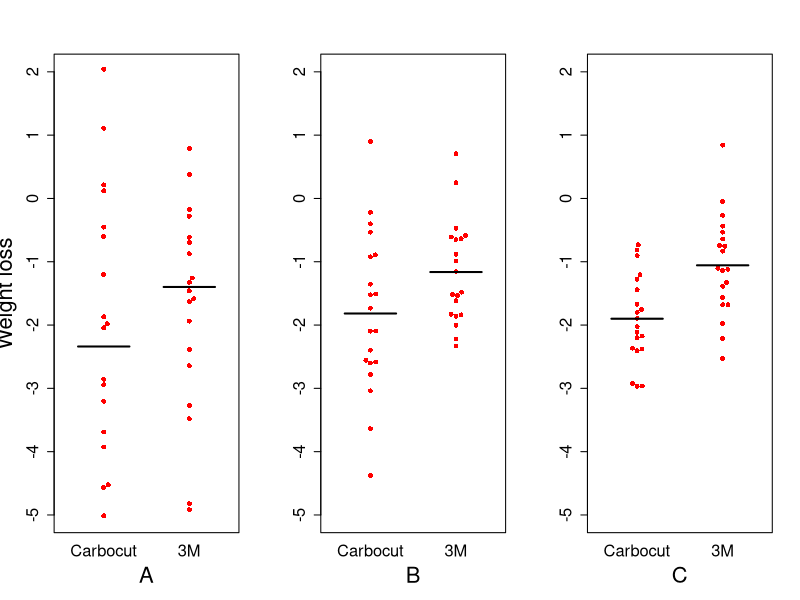
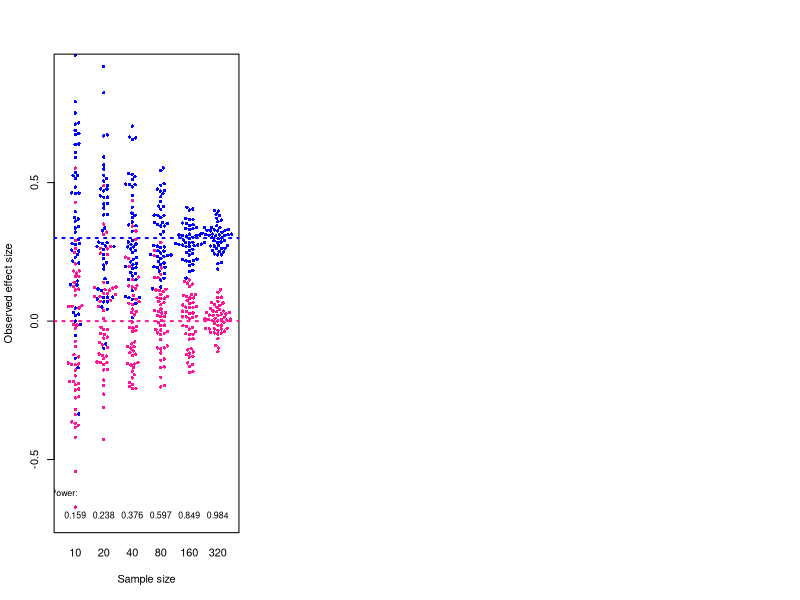
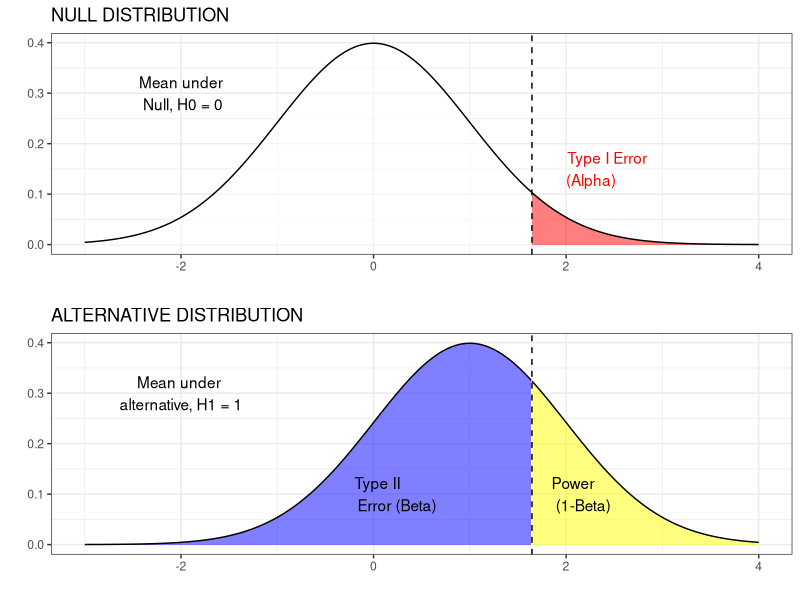
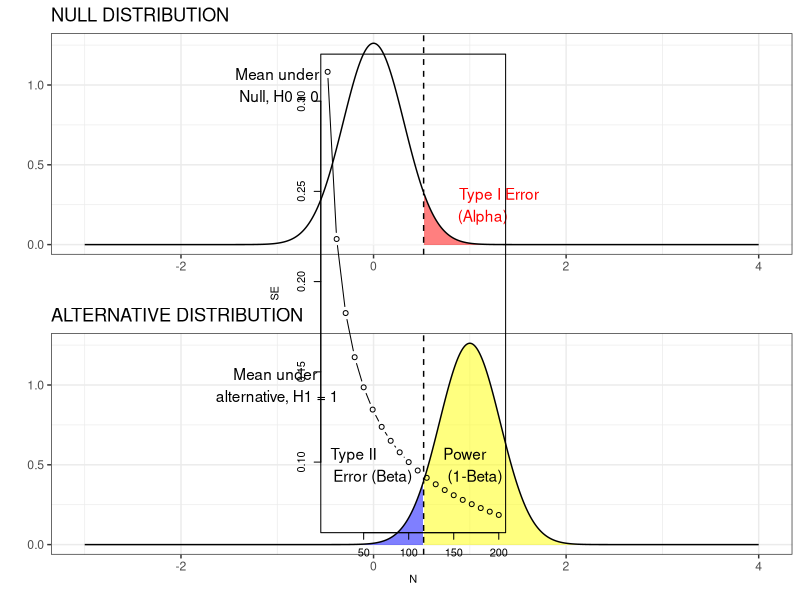

Reproduce these figures in R, in order.
## ---- chunk 1
list_of_packages<-c("tidyverse","kableExtra","knitr","MASS")
new.packages <- list_of_packages[!(list_of_packages %in% installed.packages()[,"Package"])]
if(length(new.packages))install.packages(new.packages,dependencies = TRUE)

library(tidyverse)
library(kableExtra)
library(knitr)
library(MASS)
library(dplyr)

## ---- chunk 2
library(beeswarm) #nice plotting package
library(doBy)
set.seed(8) #to ensure same values generated on each run - change to any other number for different results

#create a set of values to simulate for true group differences in SD units
truediff<-c(.1,.75,1.25) #here we have 3 values; c stands for cocatenate so we get 3 values
#in a vector; we can refer to them as truediff[1], truediff[2] and truediff[3]
truelabel<-c('A','B','C') #to label the plots for each run

ndiffs<-length(truediff)

par(mfrow=c(1,3))

myn<-20 #N per group
myES <- NA
for (i in 1:ndiffs){
  thisdiff<-truediff[i]
mynum <- rnorm(myn*2)
mynum[1:myn]<-mynum[1:myn]-thisdiff  #add truediff value to group 1 scores

#scale so that variances differ rather than means
mynum<-(-2)*mynum/(i)-2 #just divide by 1, 2 or 3, after switching polarity and multiplying by 2 (to make it more compatible with the example)

mygp<-c(rep(2,myn),rep(1,myn))#generate group IDs for equal sized groups 1 and 2
mydat<-data.frame(cbind(mygp,mynum)) #stick it all together in a dataframe
#mydat #uncomment this to look at the dataframe if you like

#Show the plot with the stats
myylab<-''
if (i==1){myylab<-'Weight loss'}
mydat$mygp<-as.factor(mydat$mygp)
levels(mydat$mygp)<-c('Carbocut','3M')

beeswarm(mynum~mygp , data = mydat,xlab=truelabel[i],ylab=myylab,
         col='red',pch=16,ylim=c(-5,2),cex.axis=1.5,cex.lab=2)
segments(x0 = 0.7, x1 = 1.3,
         y0 = mean(mydat$mynum[21:40]), 
         lty = 1, lwd = 2,col='black')
segments(x0 = 1.7, x1 = 2.3,
         y0 = mean(mydat$mynum[1:20]), 
         lty = 1, lwd = 2,col='black')
myES[i]<-(mean(mydat$mynum[21:40])-mean(mydat$mynum[1:20]))/mean(sd(mydat$mynum[1:20]),sd(mydat$mynum[21:40]))

}



## ---- chunk 3
#Plot taken from Law of Small numbers paper: needs formatting etc - possibly redoing in ggplot. For now, I have just read in the saved version. 
nsub <- 100 #set to size of largest group 
numrange<-c(10,20,40,80,160,320)
nset <- length(numrange)
sampledat<-data.frame(matrix(NA,nrow=nsub,ncol=nset)) #dummy frame to hold simulated data on nsub cases and nset columns
#prepare plot

ES<-.3

Nsample<-50

for (n in numrange){
  sampledat <- data.frame(matrix(NA,Nsample*2,3))
  colnames(sampledat)<-c('N','mean','ES')
  sampledat$N<-n
  thisrow<-0
  for(es in c(0,ES)){
    for (ns in 1:Nsample){
      thisrow<-thisrow+1
      sampledat$mean[thisrow] <- mean(rnorm(n,es,1))
      sampledat$ES[thisrow]<-es
    }
  }
  
  if(n==numrange[1]){ alldat<-sampledat}
  if(n>numrange[1]){alldat<-rbind(alldat,sampledat)} #bolt on next sample size in long format
}


#specify pink colour for control group, and blue for experimental group
alldat$colour <- 'deeppink'
w <- which(alldat$ES==ES)
alldat$colour[w]<-'blue'

beeswarm(alldat$mean~alldat$N,pwcol=alldat$colour,cex=.7,pch=16,xlab='Sample size',ylab='Observed effect size',ylim=c(-.7,.9))
abline(h=ES,lty=3,lwd=2,col='blue')
abline(h=0,lty=3,lwd=2,col='deeppink')
text(.6,-.62,'Power:',cex=.8)
for (samplesize in 1:6){
  mypower <-  power.t.test(n = numrange[samplesize], delta = ES, sd = 1, sig.level = 0.05,
                           type = c("two.sample"),
                           alternative = c("one.sided"))
  text((samplesize),-.7,round(mypower$power,3),cex=.8)
}

## ---- chunk 4
options(kableExtra.html.bsTable = T)
mymat<-matrix(NA,nrow=2,ncol=3)

mymat[,1]<-c("Reject Null hypothesis","Accept Null Hypothesis")

mymat[,2]<-c("True Positive","False Negative \n (Type II error)")
mymat[,3]<-c("False Positive \n (Type I error)","True Negative")

mymat<-as.data.frame(mymat)
names(mymat)<-c("","Intervention effective","Intervention ineffective")

knitr::kable(mymat,escape = F, align = "c", booktabs = T, caption = 'Outcomes of hypothesis test') %>%
  kable_styling(c("striped", "bordered"), latex_options = "striped", full_width = F) %>%
  column_spec(1:1, bold = T) %>%
  column_spec(1:3,width = "9em") %>%
  add_header_above(c(" ","Ground truth" = 2))
## ---- chunk 5
#https://stats.stackexchange.com/questions/14140/how-to-best-display-graphically-type-ii-beta-error-power-and-sample-size

#TeachingDemos package in R for inspiration.

library(magrittr)
library(ggplot2)
library(ggpubr)

mha <- 1  # mean under the alternative
z <- qnorm(1-0.05,0,1/sqrt(1))   
n <- 1
x <- seq(-3, 4, length=1000)
dh0 <- dnorm(x, 0, 1/sqrt(n))
dh1 <- dnorm(x, mha, 1/sqrt(n))
mydata<-data.frame(x,dh0,dh1) %>% mutate(area = x >= z)


p1<-ggplot(data = mydata, aes(x = x, ymin = 0, ymax = dh0, fill = area)) +
  geom_ribbon(alpha=0.5) +
  geom_line(aes(y = dh0)) +
  geom_vline(xintercept = z, linetype = 'dashed') +
  theme_bw()+ylab("") +theme(legend.title = element_blank(),legend.text = element_text(c("Alpha","")))+ scale_fill_manual(labels = c("","Alpha"),values=c("white","red"))+
  annotate(geom = 'text', x = z+0.2, y = 0.15, colour="red", label = 'Type I Error\n (Alpha)', hjust = -0.2)+annotate(geom = 'text', x = -2, y = 0.3, label = 'Mean under\n Null, H0 = 0')+xlab("")+theme(legend.position = "none")+ggtitle("NULL DISTRIBUTION")

p2<-ggplot(data = mydata, aes(x = x, ymin = 0, ymax = dh1, fill = area)) +
  geom_ribbon(alpha=0.5) +
  geom_line(aes(y = dh1)) +
  geom_vline(xintercept = z, linetype = 'dashed') +
  theme_bw()+ylab("") +theme(legend.title = element_blank(),legend.text = element_text(c("Power","Type II (Beta)")))+ scale_fill_manual(labels = c("Type II (Beta)","Power"),values=c("Blue","yellow"))+
  annotate(geom = 'text', x = -0.25, y = 0.1, label = 'Type II \nError (Beta)', hjust = -0.1) +
  annotate(geom = 'text', x = z+0.2, y = 0.1, label = 'Power\n (1-Beta)', hjust = -0.01)+
  annotate(geom = 'text', x = -2, y = 0.3, label = 'Mean under \nalternative, H1 = 1')+xlab("")+theme(legend.position = "none")+ggtitle("ALTERNATIVE DISTRIBUTION")

ggarrange(p1, p2, ncol = 1, nrow = 2)


## ---- chunk 6
#https://stats.stackexchange.com/questions/14140/how-to-best-display-graphically-type-ii-beta-error-power-and-sample-size

#TeachingDemos package in R for inspiration.

library(magrittr)
library(ggplot2)
library(ggpubr)

mha <- 1  # mean under the alternative
n <- 10
z <- qnorm(1-0.05,0,1/sqrt(n))   

x <- seq(-3, 4, length=1000)
dh0 <- dnorm(x, 0, 1/sqrt(n))
dh1 <- dnorm(x, mha, 1/sqrt(n))
mydata<-data.frame(x,dh0,dh1) %>% mutate(area = x >= z)


p1<-ggplot(data = mydata, aes(x = x, ymin = 0, ymax = dh0, fill = area)) +
  geom_ribbon(alpha=0.5) +
  geom_line(aes(y = dh0)) +
  geom_vline(xintercept = z, linetype = 'dashed') +
  theme_bw()+ylab("") +theme(legend.title = element_blank(),legend.text = element_text(c("Alpha","")))+ scale_fill_manual(labels = c("","Alpha"),values=c("white","red"))+
  annotate(geom = 'text', x = z+0.2, y = 0.25, colour="red", label = 'Type I Error\n (Alpha)', hjust = -0.2)+annotate(geom = 'text', x = -1, y = 1, label = 'Mean under\n Null, H0 = 0')+xlab("")+theme(legend.position = "none")+ggtitle("NULL DISTRIBUTION")

p2<-ggplot(data = mydata, aes(x = x, ymin = 0, ymax = dh1, fill = area)) +
  geom_ribbon(alpha=0.5) +
  geom_line(aes(y = dh1)) +
  geom_vline(xintercept = z, linetype = 'dashed') +
  theme_bw()+ylab("") +theme(legend.title = element_blank(),legend.text = element_text(c("Power","Type II (Beta)")))+ scale_fill_manual(labels = c("Type II (Beta)","Power"),values=c("Blue","yellow"))+
  annotate(geom = 'text', x = -0.5, y = 0.5, label = 'Type II \nError (Beta)', hjust = -0.1) +
  annotate(geom = 'text', x = z+0.2, y = 0.5, label = 'Power\n (1-Beta)', hjust = -0.01)+
  annotate(geom = 'text', x = -1, y = 1, label = 'Mean under \nalternative, H1 = 1')+xlab("")+theme(legend.position = "none")+ggtitle("ALTERNATIVE DISTRIBUTION")

ggarrange(p1, p2, ncol = 1, nrow = 2)


## ---- chunk 7
myseq <- seq(10,200,10)
plot(myseq,1/sqrt(myseq),type='b',ylab='SE',xlab='N')
